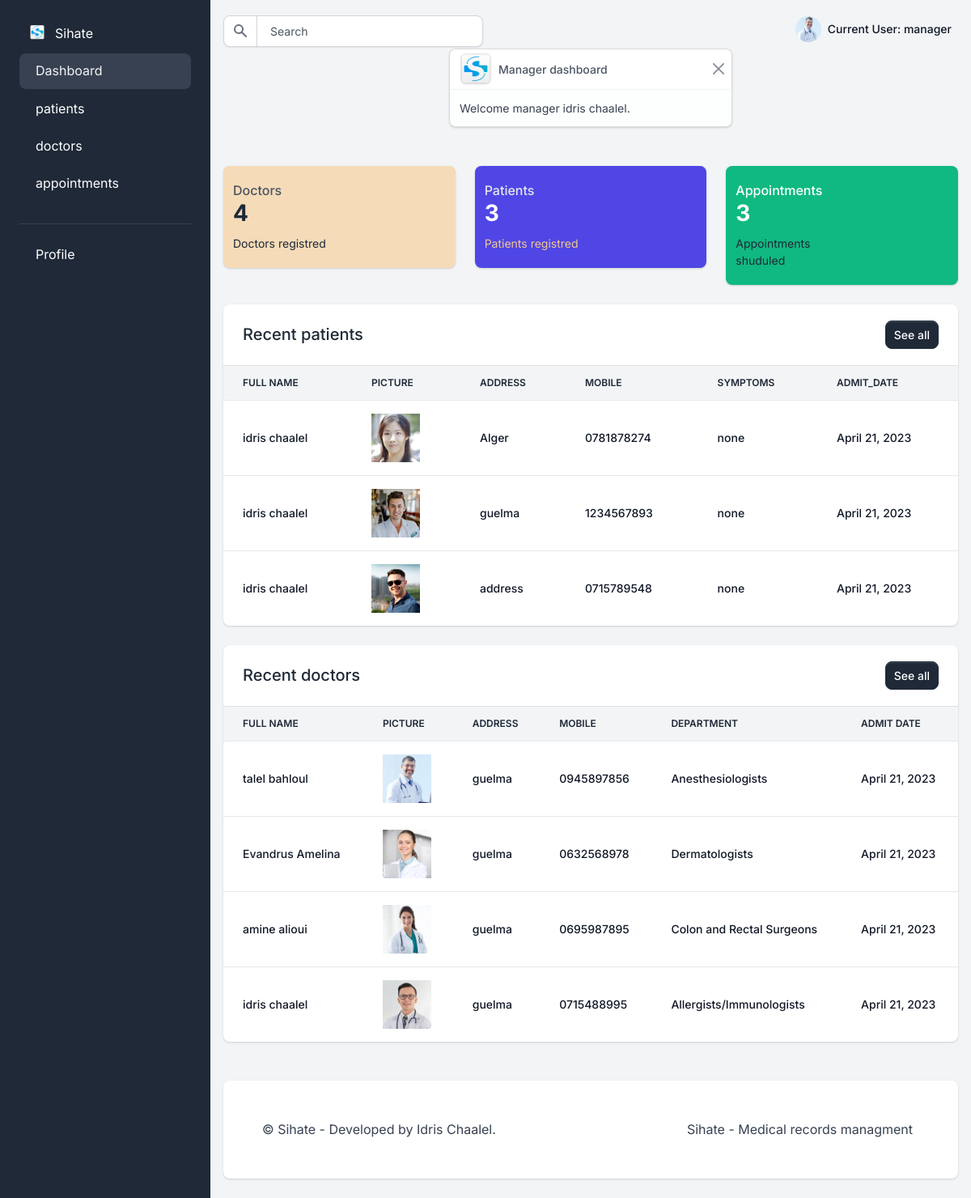
The page /user/manager/dashboard/ (signed in) on the database its author committed.
### users/models.py (models this page shows, shortened)
class User(AbstractUser):
    is_doctor = models.BooleanField("doctor status", default=False)
    is_patient = models.BooleanField("patient status", default=False)
    is_manager = models.BooleanField("office manager status", default=False)

class OfficeManager(User):
    address = models.CharField(max_length=254, blank=True, default="/")
    mobile = PhoneNumberField(blank=True)
    profile_pic = models.ImageField(
        upload_to="profile_pic/OfficeManagerProfilePic/", null=True, blank=True
    )
    class Meta:
        verbose_name = "OfficeManager"
        verbose_name_plural = "OfficeManagers"
    def get_profile_pic(self):
        if self.profile_pic:
            return self.profile_pic.url
        else:
            return "/static/assets/profile/img/default/default_profile_picture.png"

class User(AbstractUser):
    is_doctor = models.BooleanField("doctor status", default=False)
    is_patient = models.BooleanField("patient status", default=False)
    is_manager = models.BooleanField("office manager status", default=False)

class Patient(User):
    GENDER_FEMALE = "F"
    GENDER_MALE = "M"
    GENDER_OPTIONS = ((GENDER_FEMALE, "Female"), (GENDER_MALE, "Male"))
    age = models.IntegerField(default=None)
    gender = models.CharField(max_length=1, choices=GENDER_OPTIONS, default=None)
    address = models.CharField(max_length=40, blank=True, default="/")
    mobile = models.CharField(max_length=20, null=False)
    symptoms = models.CharField(max_length=100, null=False)
    admit_date = models.DateField(auto_now=True)
    profile_pic = models.ImageField(
        upload_to="profile_pic/PatientProfilePic/", null=True, blank=True
    )
    status = models.BooleanField(default=False)
    class Meta:
        verbose_name = "Patient"
        verbose_name_plural = "Patients"
    @property
    def get_name(self):
        return self.first_name + " " + self.last_name
    def get_profile_pic(self):
        if self.profile_pic:
            return self.profile_pic.url
        else:
            return "/static/assets/profile/img/default/default_profile_picture.png"

class Doctor(User):
    departments = [
        ("Cardiologist", "Cardiologist"),
        ("Generalist", "Generalist"),
        ("Dermatologists", "Dermatologists"),
        ("Emergency Medicine Specialists", "Emergency Medicine Specialists"),
        ("Allergists/Immunologists", "Allergists/Immunologists"),
        ("Anesthesiologists", "Anesthesiologists"),
        ("Colon and Rectal Surgeons", "Colon and Rectal Surgeons"),
    ]
    patients = models.ManyToManyField("users.Patient", related_name="patients")
    address = models.CharField(max_length=40, blank=True, default="/")
    mobile = models.CharField(max_length=20, null=True)
    department = models.CharField(
        max_length=50, choices=departments, default="Generalist"
    )
    admit_date = models.DateField(auto_now=True)
    profile_pic = models.ImageField(
        upload_to="profile_pic/DoctorProfilePic/", null=True, blank=True
    )
    status = models.BooleanField(default=False)
    class Meta:
        verbose_name = "Doctor"
        verbose_name_plural = "Doctors"
    @property
    def get_name(self):
        return self.first_name + " " + self.last_name
    @property
    def get_profile_pic(self):
        if self.profile_pic:
            return self.profile_pic.url
        else:
            return "/static/assets/profile/img/default/default_profile_picture.png"

### users/views/manager_views.py (the view)
@user_passes_test(lambda u: u.is_authenticated and u.is_manager)
def manager_dashboard_view(request):
    manager = models.OfficeManager.objects.get(id=request.user.id)
    patients = models.Patient.objects.order_by("-id")[:5]
    doctors = models.Doctor.objects.order_by("-id")[:5]
    appointments_count = appointment_models.Appointment.objects.count()
    patients_count = models.Patient.objects.count()
    doctors_count = models.Doctor.objects.count()
    messages.success(request, "Welcome manager")
    context = {
        "manager": manager,
        "doctors": doctors,
        "patients": patients,
        "appointments_count": appointments_count,
        "patients_count": patients_count,
        "doctors_count": doctors_count,
        "segment": "dashboard",
    }
    return render(request, "profiles/manager/dashboard/manager_dashboard.html", context)

### templates/profiles/manager/dashboard/manager_dashboard.html (shortened to what this page needs)
{%extends 'profiles/manager/index.html'%}
{% load static %}
{% block content %}
{% include 'profiles/manager/includes/welcome_toast.html' %}
<div class="row mt-5">
  <a href="{% url 'manager_doctors_view' %}" class="col-12 col-sm-6 col-xl-4 mb-4" style="cursor: pointer;">
    <div class="card border-0 bg-yellow-200 shadow">
      <div class="card-body">
        <div class="row d-block d-xl-flex align-items-center">
          <div class="col-12 col-xl-7 px-xl-0">
            <div class="d-none d-sm-block">
              <h2 class="h6 text-gray-600 mb-0">Doctors</h2>
              <h3 class="fw-extrabold mb-2">{{doctors_count}}</h3>
            </div>
            <div class="small d-flex mt-1">
              <div>Doctors registred</div>
            </div>
          </div>
        </div>
      </div>
    </div>
  </a>
  <a href="{% url 'manager_patients_view' %}" class="col-12 col-sm-6 col-xl-4 mb-4" style="cursor: pointer;">
    <div class="card border-0 bg-indigo shadow">
      <div class="card-body">
        <div class="row d-block d-xl-flex align-items-center">
          <div class="col-12 col-xl-7 px-xl-0">
            <div class="d-none d-sm-block">
              <h2 class="h6 text-gray-200 mb-0">Patients</h2>
              <h3 class="fw-extrabold mb-2 text-white">{{patients_count}}</h3>
            </div>
            <div class="small d-flex mt-1">
              <div class="text-warning">Patients registred</div>
            </div>
          </div>
        </div>
      </div>
    </div>
  </a>
  <a href="{% url 'manager_appointments_view' %}" class="col-12 col-sm-6 col-xl-4 mb-4" style="cursor: pointer;">
    <div class="card border-0 bg-success shadow">
      <div class="card-body">
        <div class="row d-block d-xl-flex align-items-center">
          <div class="col-12 col-xl-7 px-xl-0">
            <div class="d-none d-sm-block">
              <h2 class="h6 text-white mb-0">Appointments</h2>
              <h3 class="fw-extrabold text-white mb-2">{{appointments_count}}</h3>
            </div>
            <div class="small d-flex mt-1">
              <div>Appointments shuduled</div>
            </div>
          </div>
        </div>
      </div>
    </div>
  </a>
</div>
<div class="row">
  <div class="col-12">
    <div class="row">
      <div class="col-12 mb-4">
        <div class="card border-0 shadow">
          <div class="card-header">
            <div class="row align-items-center">
              <div class="col">
                <h2 class="fs-5 fw-bold mb-0">Recent patients</h2>
              </div>
              <div class="col text-end">
                <a href="{% url 'manager_patients_view' %}" class="btn btn-sm btn-primary">See all</a>
              </div>
            </div>
          </div>
          <div class="table-responsive">
            <table class="table align-items-center table-flush">
              <thead class="thead-light">
                <tr>
                  <th class="border-bottom" scope="col">Full name</th>
                  <th class="border-bottom" scope="col">picture</th>
                  <th class="border-bottom" scope="col">address</th>
                  <th class="border-bottom" scope="col">mobile</th>
                  <th class="border-bottom" scope="col">Symptoms</th>
                  <th class="border-bottom" scope="col">admit_date</th>
                </tr>
              </thead>
              <tbody>
                {% for patient in patients %}
                <tr>
                  <th class="text-gray-900" scope="row">{{patient.get_name}}</th>
                  <th class="text-gray-900" scope="row">
                    <img src="{{patient.get_profile_pic}}" alt="patient profile picture" width="60">
                  </th>
                  <th class="text-gray-900" scope="row">{{patient.address}}</th>
                  <th class="text-gray-900" scope="row">{{patient.mobile}}</th>
                  <th class="text-gray-900" scope="row">{{patient.symptoms}}</th>
                  <th class="text-gray-900" scope="row">{{patient.admit_date}}</th>
                </tr>
                {% endfor %}
              </tbody>
            </table>
          </div>
        </div>
      </div>
    </div>
  </div>
</div>
<div class="row">
  <div class="col-12">
    <div class="row">
      <div class="col-12 mb-4">
        <div class="card border-0 shadow">
          <div class="card-header">
            <div class="row align-items-center">
              <div class="col">
                <h2 class="fs-5 fw-bold mb-0">Recent doctors</h2>
              </div>
              <div class="col text-end">
                <a href="{% url 'manager_doctors_view' %}" class="btn btn-sm btn-primary">See all</a>
              </div>
            </div>
          </div>
          <div class="table-responsive">
            <table class="table align-items-center table-flush">
              <thead class="thead-light">
                <tr>
                  <th class="border-bottom" scope="col">Full name</th>
                  <th class="border-bottom" scope="col">picture</th>
                  <th class="border-bottom" scope="col">address</th>
                  <th class="border-bottom" scope="col">mobile</th>
                  <th class="border-bottom" scope="col">Department</th>
                  <th class="border-bottom" scope="col">Admit date</th>
                </tr>
              </thead>
              <tbody>
                {% for doctor in doctors %}
                <tr>
                  <th class="text-gray-900" scope="row">{{doctor.get_name}}</th>
                  <th class="text-gray-900" scope="row">
                    <img src="{{doctor.get_profile_pic}}" alt="doctor profile picture" width="60">
                  </th>
                  <th class="text-gray-900" scope="row">{{doctor.address}}</th>
                  <th class="text-gray-900" scope="row">{{doctor.mobile}}</th>
                  <th class="text-gray-900" scope="row">{{doctor.department}}</th>
                  <th class="text-gray-900" scope="row">{{doctor.admit_date}}</th>
                </tr>
                {% endfor %}
              </tbody>
            </table>
          </div>
        </div>
      </div>
    </div>
  </div>
</div>
{%endblock content%}

### templates/profiles/manager/includes/parts/navigation.html (shortened to what this page needs)
{%load static%}
<nav class="navbar navbar-top navbar-expand navbar-dashboard navbar-dark ps-0 pe-2 pb-0">
  <div class="container-fluid px-0">
    <div class="d-flex justify-content-between w-100" id="navbarSupportedContent">
      <div class="d-flex align-items-center">
        <form class="navbar-search form-inline" id="navbar-search-main">
          <div class="input-group input-group-merge search-bar">
            <span class="input-group-text" id="topbar-addon">
            </span>
            <input type="text" class="form-control" id="topbarInputIconLeft" placeholder="Search" aria-label="Search"
              aria-describedby="topbar-addon">
          </div>
        </form>
      </div>
      <ul class="navbar-nav align-items-center">
        <li class="nav-item dropdown ms-lg-3">
          <a class="nav-link dropdown-toggle pt-1 px-0" href="#" role="button" data-bs-toggle="dropdown"
            aria-expanded="false">
            <div class="media d-flex align-items-center">
              <img src="{{ manager.get_profile_pic }}" class="avatar rounded-circle" alt="Manager profile picture" />
              <div class="media-body ms-2 text-dark align-items-center d-none d-lg-block">
                <span class="mb-0 font-small fw-bold text-gray-900">
                  <strong>Current User:</strong> {{ request.user.username }}
                </span>
              </div>
            </div>
          </a>
        </li>
      </ul>
    </div>
  </div>
</nav>

### templates/profiles/manager/includes/welcome_toast.html
{% extends 'profiles/manager/includes/parts/toast.html' %}
{% block title %}Manager dashboard{% endblock title %}
{% block body %}
{% if messages %}
{% for message in messages %}
{{message}}
{% endfor %}
{% endif %}
{{manager.first_name}} {{manager.last_name}}.
{% endblock body %}

### rows shown on the page
OfficeManager: get_profile_pic (picture)
User: user.username "manager", first_name "idris", last_name "chaalel"
Patient: get_name "idris chaalel", get_profile_pic (picture), address "Alger", mobile "0781878274", symptoms "none", admit_date "April 21, 2023"
Patient: get_name "idris chaalel", get_profile_pic (picture), address "guelma", mobile "1234567893", symptoms "none", admit_date "April 21, 2023"
Patient: get_name "idris chaalel", get_profile_pic (picture), address "address", mobile "0715789548", symptoms "none", admit_date "April 21, 2023"
Doctor: get_name "talel bahloul", get_profile_pic (picture), address "guelma", mobile "0945897856", department "Anesthesiologists", admit_date "April 21, 2023"
Doctor: get_name "Evandrus Amelina", get_profile_pic (picture), address "guelma", mobile "0632568978", department "Dermatologists", admit_date "April 21, 2023"
Doctor: get_name "amine alioui", get_profile_pic (picture), address "guelma", mobile "0695987895", department "Colon and Rectal Surgeons", admit_date "April 21, 2023"
Doctor: get_name "idris chaalel", get_profile_pic (picture), address "guelma", mobile "0715488995", department "Allergists/Immunologists", admit_date "April 21, 2023"

### other values the page prints
{{ message }} "Welcome manager"
{{ doctors_count }} "4"
{{ patients_count }} "3"
{{ appointments_count }} "3"
